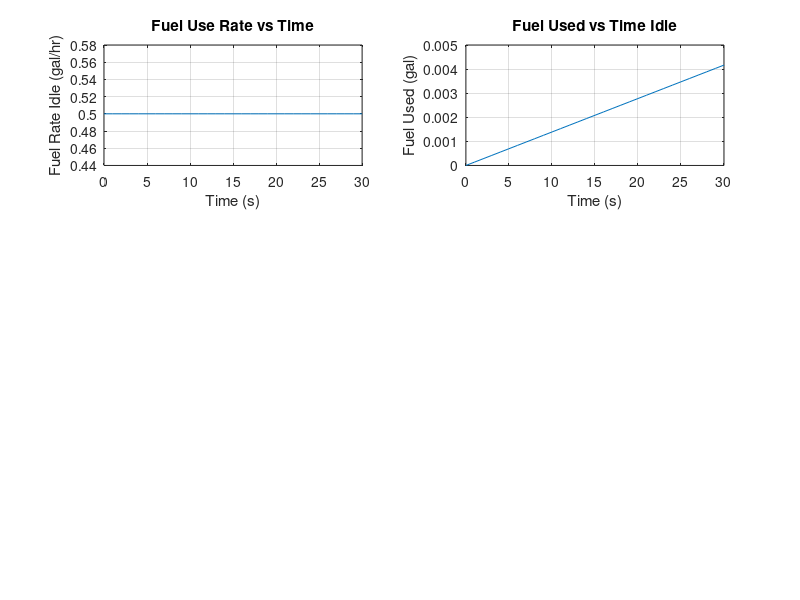

Reproduce this figure in MATLAB.
%% Idle Fuel Use
% Plot

% Fuel Use vs Time
% Constant Speed of 20 mph
% Constant Fuel Usage

% Assume fuel use rate while constant speed
t = 0:1:30;                 % seconds
fuel_rate1 = 0.5*ones(size(t));   % gallons/hour
fuel_use1 = fuel_rate1.*t/3600;   % gallons
total_fuel1 = fuel_use1(end);
% Fuel Use Rate vs Time

% Graphs

figure
subplot(3,2,1)
plot(t,fuel_rate1)
xlabel('Time (s)')
ylabel('Fuel Rate Idle (gal/hr)')
title('Fuel Use Rate vs Time')
grid on

% Fuel Used vs Time
subplot(3,2,2)
plot(t,fuel_use1)
xlabel('Time (s)')
ylabel('Fuel Used (gal)')
title('Fuel Used vs Time Idle')
grid on
